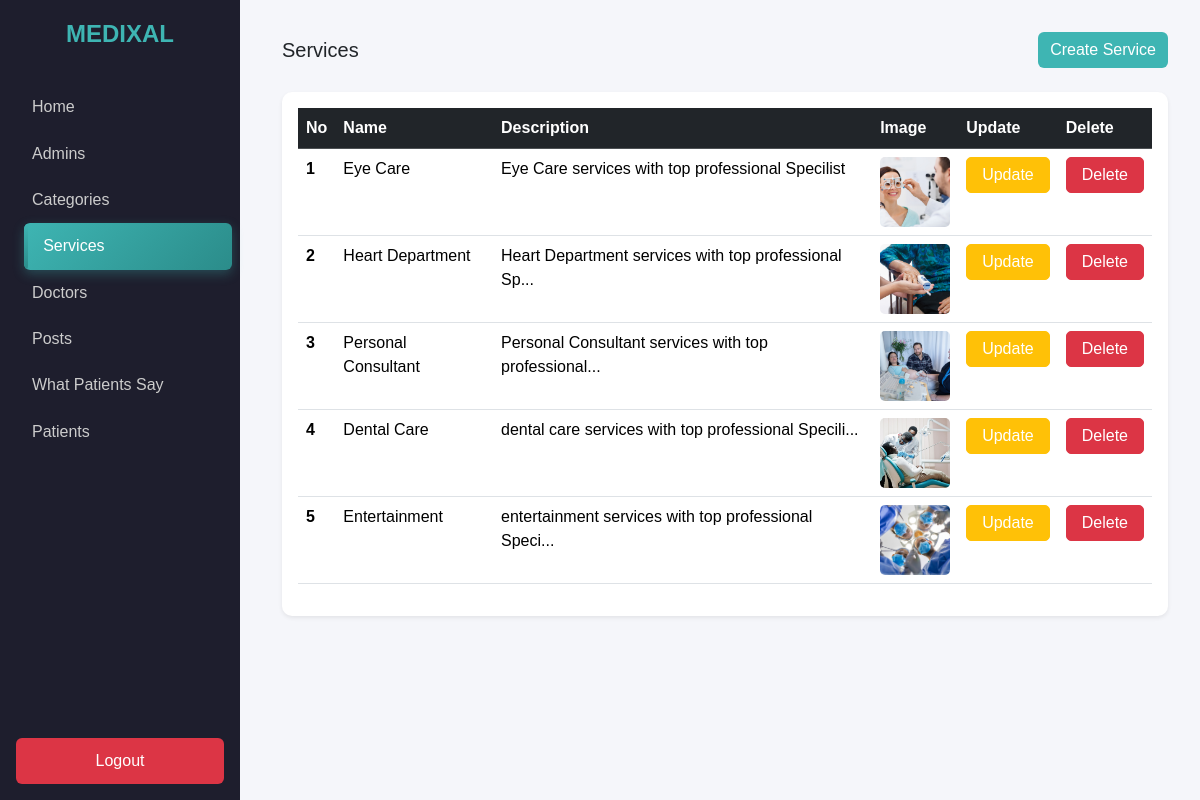
Screenshot of /admin-panel/services-admins/show-services.php (signed in) with the database file from the repository.
### tables this page shows
CREATE TABLE IF NOT EXISTS `services` (
  `id` int NOT NULL AUTO_INCREMENT,
  `service_name` varchar(255) NOT NULL,
  `description` varchar(255) NOT NULL,
  `image` varchar(255) NOT NULL,
  `created_at` datetime NOT NULL DEFAULT CURRENT_TIMESTAMP ON UPDATE CURRENT_TIMESTAMP,
  PRIMARY KEY (`id`)
);

### admin-panel/services-admins/show-services.php (the view, shortened to what this page needs)
<?php
require_once "../../includes/dbh.php";
$sql = "SELECT * FROM services ORDER BY id DESC";
$stmt = $db->prepare($sql);
$stmt->execute();
$services = $stmt->fetchAll(PDO::FETCH_ASSOC);
?>
<!DOCTYPE html>
<html lang="en">
<head>
  <link href="https://cdn.jsdelivr.net/npm/bootstrap@5.3.3/dist/css/bootstrap.min.css" rel="stylesheet">
  <link href="../styles/style.css" rel="stylesheet">
</head>
<body>
  <div class="sidebar">
    <div class="logo">MEDIXAL</div>
    <a href="../index.php">Home</a>
    <a href="../admins/admins.php">Admins</a>
    <a href="../categories-admins/show-categories.php">Categories</a>
    <a href="show-services.php" class="active">Services</a>
    <a href="../doctor-admins/show-doctors.php">Doctors</a>
    <a href="../testimony-admins/show-posts.php">Posts</a>
    <a href="../patients-say-admins/show-testimonials.php">What Patients Say</a>
    <a href="../patients-admins/show-patients.php">Patients</a>
    <?php if(isset($_SESSION["admin_name"])) : ?>
    <a href="../logout.php" class="logout text-white">Logout</a>
    <?php  else :   ?>
    <a href="../admins/login-admins.php" class="logout text-white">Login</a>
    <?php endif; ?>
  </div>
  <div class="main-content">
    <div class="d-flex justify-content-between align-items-center mb-4">
      <h5 class="card-title mb-0">Services</h5>
        <?php if (isset($_SESSION["admin_name"])): ?>
      <a href="create-service.php" class="btn btn-primary">Create Service</a>
      <?php else : ?>
      <span></span>
      <?php endif; ?>
    </div>
    <div class="card shadow-sm">
      <div class="card-body">
        <table class="table table-hover">
          <thead class="table-dark">
            <tr>
              <th scope="col">No</th>
              <th scope="col">Name</th>
              <th scope="col">Description</th>
              <th scope="col">Image</th>
              <th scope="col">Update</th>
              <th scope="col">Delete</th>
            </tr>
          </thead>
 <tbody>
    <?php if (isset($_SESSION["admin_name"])): ?>
        <?php if (!empty($services)): ?>
            <?php $i = 1; ?>
            <?php foreach ($services as $service): ?>
                <tr>
                    <th scope="row"><?php echo $i++; ?></th>
                    <td><?php echo htmlspecialchars($service["service_name"] ?? "Unnamed Service"); ?></td>
                    <td><?php echo htmlspecialchars(substr($service["description"] ?? "No description", 0, 50)) . (strlen($service["description"] ?? "") > 50 ? '...' : ''); ?></td>
                    <td>
                        <img src="../uploads/services/<?php echo htmlspecialchars($service["image"] ?? "default.png"); ?>"
                             alt="<?php echo htmlspecialchars($service["service_name"] ?? "Service Image"); ?>"
                             width="70px" height="70px" style="object-fit: cover; border-radius: 5px;">
                    </td>
                    <td><a href="update-service.php?upd_id=<?php echo htmlspecialchars($service["id"]); ?>" class="btn btn-warning text-white">Update</a></td>
                    <td><a href="delete.php?del_id=<?php echo htmlspecialchars($service["id"]); ?>" class="btn btn-danger" onclick="return confirm('Are you sure you want to delete this service?');">Delete</a></td>
                </tr>
            <?php endforeach; ?>
        <?php else: ?>
            <tr><td colspan="6" class="text-center text-muted">No services found.</td></tr>
        <?php endif; ?>
    <?php else: ?>
        <tr><td colspan="6" class="text-center text-muted">No Admin Found.</td></tr>
    <?php endif; ?>
</tbody>
        </table>
      </div>
    </div>
  </div>
</body>
</html>

### admin-panel/styles/style.css (style rules this page uses)
body { font-family: "Poppins", sans-serif; background-color: #f5f6fa; margin: 0; padding: 0; }
* { margin: 0; padding: 0; box-sizing: border-box; }
.sidebar { position: fixed; top: 0; left: 0; height: 100vh; width: 240px; background-color: #1e1e2d; color: #fff; display: flex; flex-direction: column; align-items: start; padding: 1rem; }
.sidebar .logo { font-size: 1.5rem; font-weight: 700; margin-bottom: 2rem; text-transform: uppercase; color: #3eb5b3; }
.sidebar a { color: #ccc; text-decoration: none; display: block; width: 100%; padding: 0.7rem 1rem; border-radius: 6px; transition: all 0.3s ease; }
.sidebar a:hover, .sidebar a.active { background-color: #3eb5b3; color: #fff; }
.sidebar .logout { margin-top: auto; background-color: #dc3545; text-align: center; border-radius: 6px; }
.main-content { margin-left: 250px; padding: 2rem; }
.card { border: none; border-radius: 10px; box-shadow: 0 4px 10px rgba(0,0,0,0.1); }
.table thead { background-color: #174E70; color: #fff; }
.btn-primary { background-color: #3eb5b3; border: none; }

### admin-panel/services-admins/show-services.php (style rules this page uses)
body { font-family: "Poppins", sans-serif; background-color: #f5f6fa; margin: 0; padding: 0; }
.sidebar { position: fixed; top: 0; left: 0; height: 100vh; width: 240px; background-color: #1e1e2d; color: #fff; display: flex; flex-direction: column; align-items: start; padding: 1rem; }
.sidebar .logo { font-size: 1.5rem; font-weight: 700; margin-bottom: 2rem; text-transform: uppercase; color: #3eb5b3; display: block; width: 100%; text-align: center; }
.sidebar a { color: #ccc; text-decoration: none; display: block; width: 100%; padding: 0.7rem 1rem; border-radius: 6px; transition: all 0.3s cubic-bezier(0.4, 0, 0.2, 1); position: relative; overflow: hidden; }
.sidebar a::before { content: ""; position: absolute; left: 0; top: 0; bottom: 0; width: 4px; background: linear-gradient(180deg, #3eb5b3, #2b8c8a); transform: scaleY(0); transition: transform 0.3s cubic-bezier(0.4, 0, 0.2, 1); border-radius: 0 4px 4px 0; }
.sidebar a:hover, .sidebar a.active { background: linear-gradient(135deg, #3eb5b3, #2b8c8a); color: #fff; transform: translateX(8px); box-shadow: 0 4px 12px rgba(62, 181, 179, 0.3); padding-left: 1.2rem; }
.sidebar a:hover::before, .sidebar a.active::before { transform: scaleY(1); }
.sidebar .logout { margin-top: auto; background-color: #dc3545; text-align: center; border-radius: 6px; transition: all 0.3s cubic-bezier(0.4, 0, 0.2, 1); }
.main-content { margin-left: 250px; padding: 2rem; }
.card { border: none; border-radius: 10px; box-shadow: 0 4px 10px rgba(0,0,0,0.1); transition: all 0.3s cubic-bezier(0.4, 0, 0.2, 1); }
.table thead { background-color: #174E70; color: #fff; }
.btn-primary { background-color: #3eb5b3; border: none; transition: all 0.3s cubic-bezier(0.4, 0, 0.2, 1); position: relative; overflow: hidden; }
.btn-primary::before { content: ""; position: absolute; top: 50%; left: 50%; width: 0; height: 0; border-radius: 50%; background: rgba(255, 255, 255, 0.2); transform: translate(-50%, -50%); transition: width 0.6s ease, height 0.6s ease; }
.btn-danger, .btn-warning { padding: 5px 15px; border-radius: 5px; transition: all 0.3s cubic-bezier(0.4, 0, 0.2, 1); position: relative; overflow: hidden; cursor: pointer; }

### rows the page displays
services: service_name "Eye Care", description "Eye Care services with top professional Specilist", image (picture)
services: service_name "Heart Department", description "Heart Department services with top professional Sp", image (picture)
services: service_name "Personal Consultant", description "Personal Consultant services with top professional", image (picture)
services: service_name "Dental Care", description "dental care services with top professional Specili", image (picture)
services: service_name "Entertainment", description "entertainment services with top professional Speci", image (picture)
